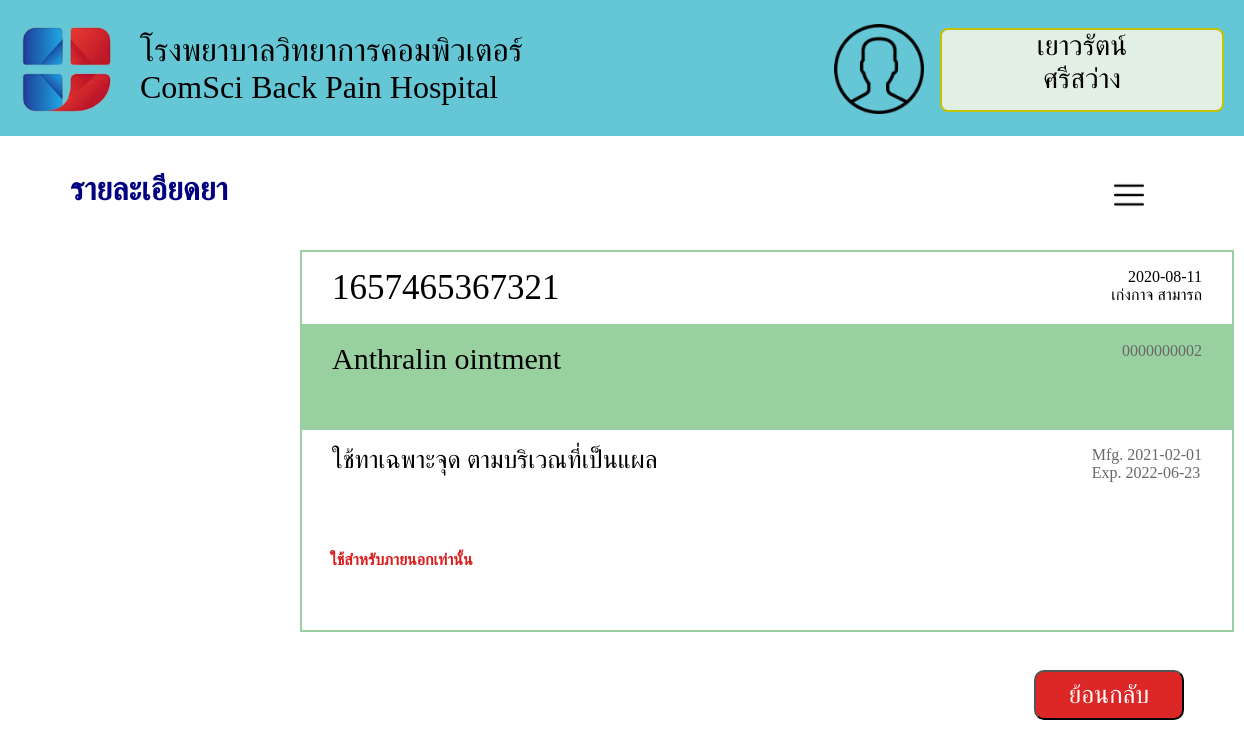
Screenshot of /med2.php (signed in) with the database file from the repository.
### tables this page shows
CREATE TABLE `treat` (
  `PSSN` varchar(13) NOT NULL,
  `DrID` int(8) NOT NULL,
  `BP` varchar(7) NOT NULL,
  `Temp` varchar(100) NOT NULL,
  `TreatDate` date NOT NULL,
  `MedDose` int(30) DEFAULT NULL,
  `Symptoms` varchar(200) DEFAULT NULL,
  `TreatTime` time DEFAULT NULL,
  `MedReg_No` varchar(10) DEFAULT NULL,
  `MedName` varchar(50) DEFAULT NULL,
  `MedWarning` varchar(100) DEFAULT NULL,
  `MedMFD` date NOT NULL,
  `MedEXD` date DEFAULT NULL,
  `MedInstruction` varchar(100) DEFAULT NULL,
  `LabResult` varchar(200) DEFAULT NULL,
  `Med_image` blob DEFAULT NULL
);

CREATE TABLE `doctor` (
  `FName` varchar(30) DEFAULT NULL,
  `LName` varchar(30) DEFAULT NULL,
  `Gender` varchar(2) DEFAULT NULL,
  `DrID` int(8) NOT NULL,
  `Specialities` varchar(50) DEFAULT NULL,
  `DrDate` varchar(50) DEFAULT NULL,
  `w_startDate` date DEFAULT NULL,
  `starttime` varchar(20) DEFAULT NULL,
  `endtime` varchar(20) DEFAULT NULL,
  `Dnum` int(11) DEFAULT NULL,
  `Hospital` varchar(50) NOT NULL,
  `Dr_image` blob NOT NULL
);

### med2.php (the view, shortened to what this page needs)
<?php
    include('server.php');
?>
<!DOCTYPE html>
<html lang="en">
<head>
</head>
<body style="width:100%;height:100%;">
    <div class="header" >
         <img class = "logo" src="img/logo.png" width = "130px", height = "130px">
         <div class="hospital" >
             <p>โรงพยาบาลวิทยาการคอมพิวเตอร์ <br> ComSci Back Pain Hospital</p>
        </div>
        <img class = "user" src="img/user.png" width = "90px", height = "90px">
            <center>
                    <p class ="login-box"><?php echo $_SESSION['FName'];?><br><?php echo $_SESSION['LName'];?></p>
            </center>
            <div class="dropdown">
                <img src = "img/menu.png" onclick="myFunction()" class="menu">
            </div>
    <div class="button">
        <h1>รายละเอียดยา</h1>
    </div>
    <a href='med1_latest .php'>
        <button class="back_button">ย้อนกลับ</button>
    </a>
    </div>
    <?php
        $SSN = mysqli_real_escape_string($conn,$_SESSION['SSN']);
        $query = "SELECT * FROM treat WHERE PSSN = '$SSN'";
        $result = mysqli_query($conn, $query);
        if(mysqli_num_rows($result) > 0) :
    ?>
    <?php
        $row = mysqli_fetch_assoc($result);
        $Dnum = mysqli_real_escape_string($conn, $row['DrID']);
        $query1 = "SELECT * FROM doctor WHERE DrID = '$Dnum'";
        $result1 = mysqli_query($conn,$query1);
        $row1 = mysqli_fetch_assoc($result1);
    ?>
        <div class="box1">
            <ul style="padding-left: 0pt; list-style-type:none; width: 100%">
            <li style="float: left;font-size: 35px;"><label ><?php echo $row['PSSN'];?></label></li>
            <li style="float: right;padding-right: 30px;"><label> <?php echo $row['TreatDate'];?></label></li>
            <br>
            <li style="float: right;padding-right: 30px;"><label> <?php echo $row1['FName']," ",$row1['LName'];?></label></li>
            </ul>
        </div>
        <div class="box2">
            <ul style="padding-left: 0pt; list-style-type:none; width: 100%">
            <li style="float: left;font-size: 30px;"><label ><?php echo $row['MedName'];?><br></label></li>
            <li style="float: right;padding-right: 30px;color: rgb(105,105,105);"><label  ><?php echo $row['MedReg_No'];?></label></li>
        </div>
        <div class="box3">
            <ul style="padding-left: 0pt; list-style-type:none; width: 100%">
            <li style="float: left;font-size: 25px;"><label ><?php echo $row['MedInstruction'];?></label></li>
            <li style="float: right;padding-right: 30px;color: rgb(105,105,105);"><label  > Mfg. <?php echo $row['MedMFD'];?><br>Exp. <?php echo $row['MedEXD'];?></label></li>
        </div>
        <div class="boxbox">
            <h4><?php echo $row['MedWarning'];?></h4>
        </div>
    <?php endif ?>
</body>
</html>

### med2.php (style rules this page uses)
.header { position: absolute; width: 100%; height: 136px; left: 0px; top: 0px; background-color: rgba(101,198,213,1); }
.logo { position: absolute; left: 0px; top: 0px; }
.hospital { position: absolute; left:140px; top:0px; font-family: Bai Jamjuree; font-style: normal; font-weight: normal; font-size: 32px; }
.user { position: absolute; right: 320px; top: 24px; }
.login-box { position: absolute; right: 20px; top: 0px; border: 2px solid rgba(195,195,6,1); background-color: rgba(243,245,231,0.878); border-radius: 8px; width : 280px; height : 80px; font-family: Bai Jamjuree; font-style: normal; font-weight: normal; font-size: 28px; }
.button { position: absolute; top: 150px; left: 70px; color: rgb(0, 0, 128); font-family: Bai Jamjuree; }
.back_button { position: absolute; top: 670px; right: 60px; width: 150px; height: 50px; font-size: 25px; background-color: rgb(221, 39, 39); color: rgb(255,255,255); border-radius: 10px; font-family: Bai Jamjuree; }
.box1 { position: absolute; top: 250px; left: 300px; width: 900px; height: 100px; border: 2px solid rgba(152,208,159,1); padding-left: 30px; font-family: Bai Jamjuree; }
.box2 { position: absolute; top: 324px; left: 300px; width: 900px; height: 100px; border: 2px solid rgba(152,208,159,1); padding-left: 30px; background-color: rgba(152,208,159,1); font-family: Bai Jamjuree; }
.box3 { position: absolute; top: 428px; left: 300px; width: 900px; height: 200px; border: 2px solid rgba(152,208,159,1); padding-left: 30px; font-family: Bai Jamjuree; }
.boxbox { position: absolute; top: 530px; left: 330px; color: rgb(218, 30, 30); font-family: Bai Jamjuree; }
.menu { width:30px; height:30px; }
.dropdown { position: absolute; top: 180px; right: 100px; }

### rows the page displays
treat: PSSN "1657465367321", TreatDate "2020-08-11", MedName "Anthralin ointment", MedReg_No "0000000002", MedInstruction "ใช้ทาเฉพาะจุด ตามบริเวณที่เป็นแผล", MedMFD "2021-02-01", MedEXD "2022-06-23", MedWarning "ใช้สำหรับภายนอกเท่านั้น"
doctor: FName "เก่งกาจ", LName "สามารถ"

### other values shown
$_SESSION['FName'] "เยาวรัตน์"
$_SESSION['LName'] "ศรีสว่าง"
